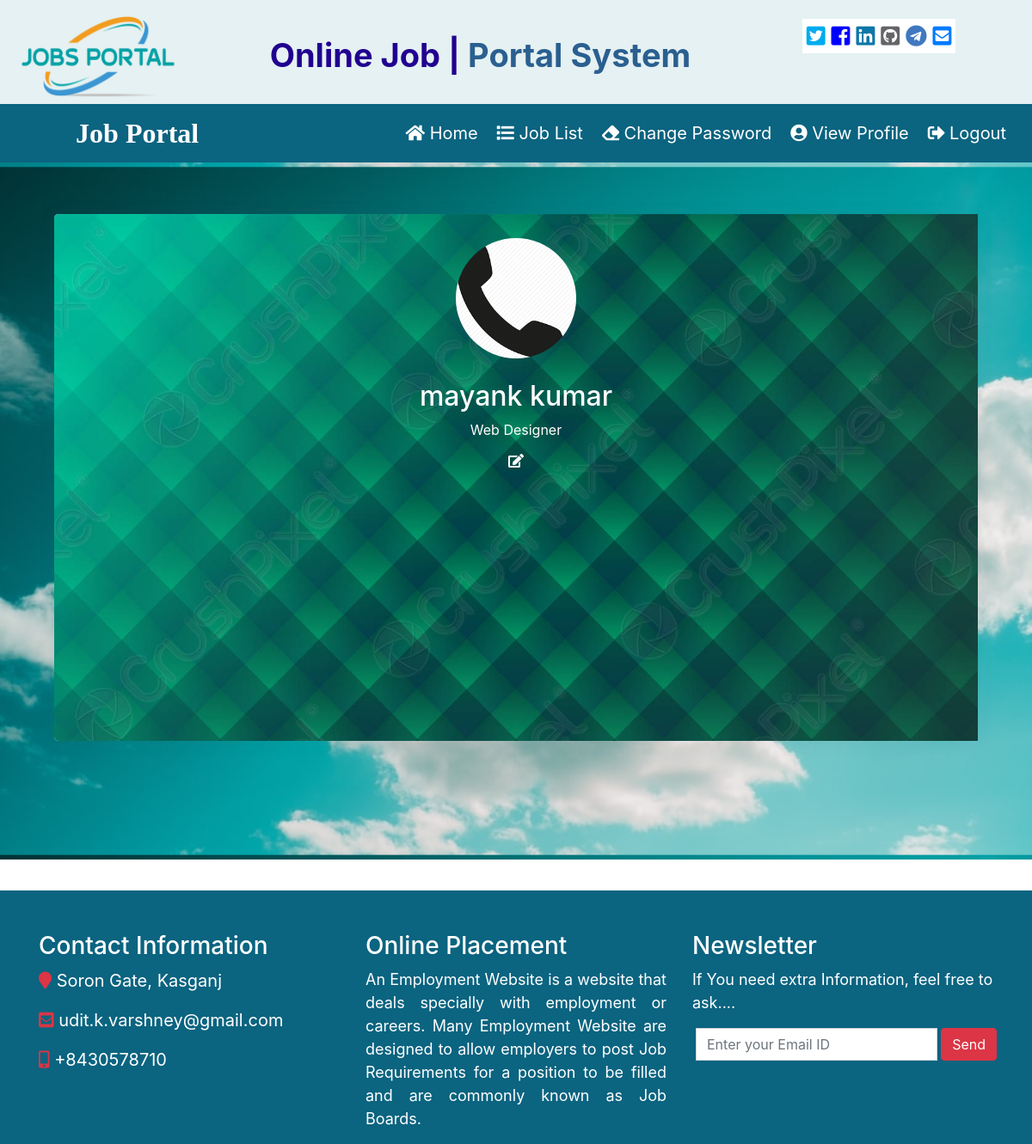
The page /recruiter_profile/ (signed in) on the database its author committed.
### JobApp/models.py (models this page shows)
class RecruiterUser(models.Model):
    user = models.ForeignKey(User, on_delete=models.CASCADE)
    gender = models.CharField(max_length=20,null=True)
    mobile = models.IntegerField(null=False)
    company = models.CharField(max_length=40, null=True)
    image = models.FileField(null=False)
    type = models.CharField(max_length=15,null=True)
    status = models.CharField(max_length=30,null=True)
    def __str__(self):
        return self.user.username

### JobApp/views.py (the view)
# urls.py: path('recruiter_profile/', Recruiter_Profile, name='recruiter_profile' ),
def Recruiter_Profile(request):
    if not request.user.is_authenticated:
        return redirect('recruiter_login')
    user = User.objects.get(id = request.user.id)
    recruiter = RecruiterUser.objects.filter(user = user).first()
    print(recruiter)
    d = {'recruiter':recruiter}
    return render(request, 'recruiter_profile.html',d)

### JobApp/templates/recruiter_profile.html (shortened to what this page needs)
{% load static %}
{% include 'recruiter_navigation.html' %}
{% block body%}
<div class="bg">
<div class="container d-flex justify-content-center" style="padding: 3rem;">
    <div class="card row">
        <div class="col-sm-12 img-bg" style="padding: 20px;">
            <div class="text-center text-white pt-2">
                <div style="margin-bottom: 25px;">
                    <img src="{{recruiter.image.url}}" class="user-img" alt="User-Profile-Image">
                </div>
                <h2>{{recruiter.user.first_name}} {{recruiter.user.last_name}}</h2>
                <p>Web Designer</p>
                <i class="fa fa-edit"></i>
            </div>
        </div>
    </div>
</div>
</div>
{% endblock %}
{% include 'recruiter_footer.html' %}

### rows shown on the page
RecruiterUser: image (picture), user.first_name "mayank", user.last_name "kumar"
